Frame 1 (no input): blank canvas, image omitted
Frame 60 (the mouse pressed at the canvas centre just before this capture): blank canvas, image omitted
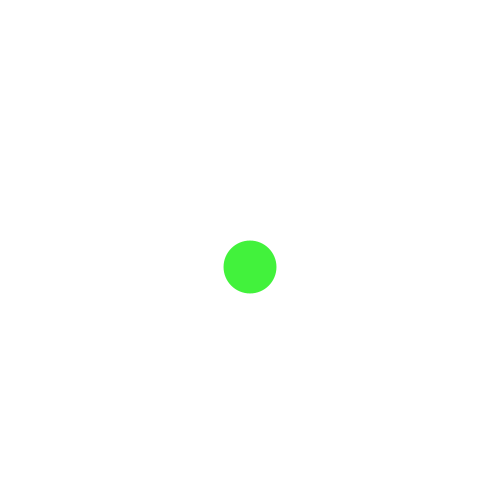
Frame 120 (the mouse held since frame 60 and released just before this capture)

The Processing sketch whose frames 1 and 60 were blank and that drew this single picture after the mouse press (run headless with seeded random() and noise(); from frame 60 on, the mouse is pressed at the canvas centre):

// Processing sketch: processing_24598
// ── processing_24598.pde

// Korea Univ. Inhee Kim

Ball[] b = new Ball[1000];
float x_size, y_size;
int cnt;

void setup() {
  size(500, 500);
  smooth();
}

void mousePressed() {
  x_size = random(40, 60);
  y_size = x_size;
  b[cnt++] = new Ball(mouseX, mouseY, x_size, y_size);
}

void draw() {
  background(255);

  for (int a=0; a<cnt; a++) {
    b[a].display();
  }
}

class Ball {
  float x, y, w, h;
  float speed;
  color c;
  
  Ball(float x, float y, float w, float h) {
    this.x = x;
    this.y = y;
    this.w = w;
    this.h = h;
    this.speed = 0;
    c = color(random(255), random(255), random(255));
  }

  void display() {
    fill(c);
    noStroke();
    ellipse(this.x, this.y, this.w, this.h);

    if(this.y > height+10) {
      speed = 0;
    } else {
      speed = speed + 0.5;
    }
    this.y = this.y + speed;
    if(this.y > height-10) {
      speed = speed * -1;
    }
  }
}
